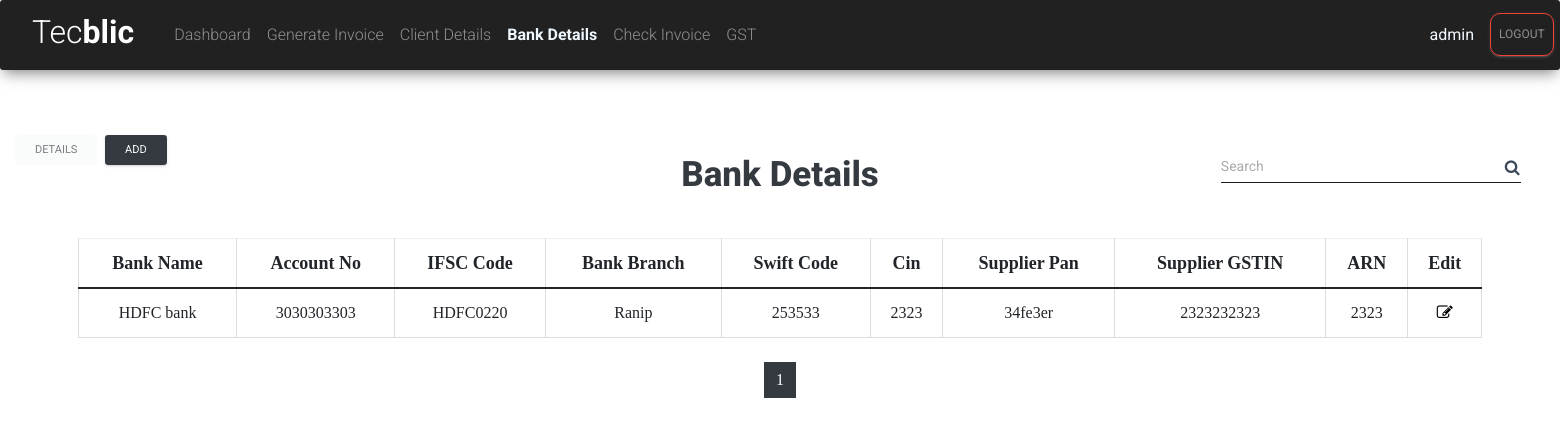
Screenshot of /bank (signed in) with the database file from the repository.
### tecblicapp/models.py (models this page shows, shortened)
class BankDetails(models.Model):
    bank_name=models.CharField(max_length=40,null=True,blank=True)
    account_no=models.CharField(max_length=30,null=True,blank=True)
    ifsc_code=models.CharField(max_length=11,null=True,blank=True)
    bank_branch=models.CharField(max_length=40,null=True,blank=True)
    swift_code=models.CharField(max_length=11,null=True,blank=True)
    cin=models.CharField(max_length=21,null=True,blank=True)
    supplier_pan=models.CharField(max_length=10,null=True,blank=True)
    supplier_gstin=models.CharField(max_length=15,null=True,blank=True)
    arn=models.CharField(max_length=30,null=True,blank=True)

### tecblicapp/views.py (the view)
# urls.py: path('bank',views.bank_detail_view,name='bank-detail'),
@login_required(login_url='login')
def bank_detail_view(request):
    form=bankForm()
    data=BankDetails.objects.all()
    paginator = Paginator(data,2)
    page_number = request.GET.get('page',paginator)
    finaldata =  paginator.get_page(page_number)
    totalpage = finaldata.paginator.num_pages
    return render(request,'tecblicapp/bank_details.html',{'bankdetails':finaldata,'totalpages':[n+1 for n in range(totalpage)]})

### tecblicapp/templates/tecblicapp/bank_details.html (shortened to what this page needs)
<!DOCTYPE html>
<html lang="en">
<head>
    <link href="https://cdn.jsdelivr.net/npm/bootstrap@5.1.3/dist/css/bootstrap.min.css" rel="stylesheet">
    <link rel="stylesheet" href="https://maxcdn.bootstrapcdn.com/font-awesome/latest/css/font-awesome.min.css">
    <link href="/static/assets/css/material-dashboard.css?v=2.1.2" rel="stylesheet" />
    <link href="/static/assets/css/material-dashboard-rtl.css?v=2.1.2" rel="stylesheet" />
</head>
<body>
{% include 'tecblicapp/navbar.html' %}
<form method="GET" class="flex-container" action="/banksearch" style="z-index:2;position:absolute;right:2%;top: 144px" >
  <input class="mt-1 form-control mr-sm-2" style="width:300px;background-image: linear-gradient(to top, rgb(39, 37, 37) 2px, rgba(255, 255, 255, 0) 2px), linear-gradient(to top, #1d1b1b 1px, rgba(255, 255, 255, 0) 1px);color:rgb(39, 37, 37);font-weight: bold;" type="search" style="position: relative;; left: 100px;" name="query" id="query" placeholder="Search" aria-label="Search">
  <i style="position: relative;top: -28px;right: -284px;z-index: 1;" class="fa fa-search" aria-hidden="true"></i>
</form>
        <button id="details" disabled class="btn bg-light text-dark btn-sm"  style="z-index: 3;position: relative;bottom: -20px;left: 0.9%;">Details</button>
        <button  id="addclient"  class="btn bg-dark btn-sm" style="z-index: 3;position: relative;bottom: -20px;left: 1%;">Add</button>
        <div class="col" style="font-family: Georgia, 'Times New Roman', Times, serif;">
          <h4 class="text-center text-dark table-detail" style="font-size: 35px;font-weight: 800">Bank Details</h4>
  <div id="table" style="position: absolute;top: 180%;left:5%;width: 90%;">
          <table class="table  table-bordered table-sm table-detail">
            <thead>
              <tr class="text-center"
              id="heading">
                <th scope="col" style="font-weight:800;font-size: large;">Bank Name</th>
                <th scope="col" style="font-weight:800;font-size: large;">Account No</th>
                <th scope="col" style="font-weight:800;font-size: large;">IFSC Code</th>
                <th scope="col" style="font-weight:800;font-size: large;">Bank Branch</th>
                <th scope="col" style="font-weight:800;font-size: large;">Swift Code</th>
                <th scope="col" style="font-weight:800;font-size: large;">Cin</th>
                <th scope="col" style="font-weight:800;font-size: large;">Supplier Pan</th>
                <th scope="col" style="font-weight:800;font-size: large;">Supplier GSTIN</th>
                <th scope="col" style="font-weight:800;font-size: large;">ARN</th>
                <th scope="col" style="font-weight:800;font-size: large;">Edit</th>
              </tr>
            </thead>
            <tbody id="tbody" class="text-center">
                    {% for bank in bankdetails %}
                    <tr>
                      <td id="name{{bank.id}}">{{ bank.bank_name }}</td>
                      <td id="account_no{{bank.id}}">{{bank.account_no  }}</td>
                      <td id="ifsc{{bank.id}}">{{ bank.ifsc_code  }}</td>
                      <td id="bank_branch{{bank.id}}">{{bank.bank_branch }}</td>
                      <td id="swift_code{{bank.id}}">{{bank.swift_code }}</td>
                      <td id="cin{{bank.id}}">{{bank.cin }}</td>
                      <td id="pan{{bank.id}}">{{bank.supplier_pan }}</td>
                      <td id="gstin{{bank.id}}">{{bank.supplier_gstin }}</td>
                      <td id="arn{{bank.id}}">{{bank.arn }}</td>
                      <td><a  href="edit_b?pk={{bank.id}}" style="border-radius: 20px;color: black;" class=" "><i class="fa fa-edit"></i></i></a></td>
                    </tr>
                    {% endfor %}
                  </tbody>
                </table>
              <nav aria-label="Page navigation example " class="mt-4 table-detail" style="margin: auto;width: 25%;">
                <ul class="pagination" style="justify-content: center;">
                  {% for i in totalpages %}
                  <li class="page-item
                  {% if bankdetails.number == i %}
                  bg-dark
                  {% endif %}" style=""><a class="page-link " style="color:{% if bankdetails.number == i %}white;{% else %}black;{% endif %}" href="/bank?page={{i}}">{{i}}</a></li>
                    {% endfor %}
                  </ul>
                </nav>
                </div>
              </div>
</body>
</html>

### tecblicapp/templates/tecblicapp/navbar.html (shortened to what this page needs)
{% load static %}
<nav class="navbar navbar-expand-lg navbar-dark bg-dark" style="margin-bottom:40px;opacity:1;">
  <div class="collapse navbar-collapse" id="navbarCollapse">
    <div class="navbar-nav">
     <a class="navbar-brand" href="{% url 'home_page' %}">
        <h3 class="mx-3" style="position:relative;bottom:30px;font-size: xx-large;"> Tec<b style="font-weight:bold;">blic</b></h3>
      </a>
      <a class="nav-item nav-link  " id="s2" href=" {% url 'home_page' %}">Dashboard</a>
      <a class="nav-item nav-link " id="s3" href="{% url 'invoice_details' %}">Generate Invoice</a>
      <a class="nav-item nav-link" id="s4" href="{% url 'client-detail' %}">Client Details</a>
      <a class="nav-item nav-link {% block BankDetail %}{% endblock  %}" id="s5" href="{% url 'bank-detail' %}">Bank Details</a>
      <a class="nav-item nav-link {% block CheckInvoice %}{% endblock  %}" id="s6" href="{% url 'check_invoices' %}">Check Invoice</a>
      <a class="nav-item nav-link {% block gst %}{% endblock  %} mr-4"  id="s7" href="{% url 'gst' %}">GST</a>
      <span class="nav-item nav-link" style="font-weight: bolder;position:absolute;right:5%;color: aliceblue;" id="s1"> {{request.user}} </span>
      <a class="nav-item nav-link btn btn-outline-danger" style="border-radius: 10px;position:absolute;right:5px;" href="{% url 'logout' %}">Logout</a>
    </div>
  </div>
</nav>

### tecblicapp/templates/tecblicapp/bank_details.html (style rules this page uses)
body { background-color: white; }
* { box-sizing: border-box; }
#s5 { color: aliceblue; font-weight: bold; }
.form-control, .is-focused .form-control { background-image: linear-gradient(to top, #000000 2px, rgba(156, 39, 176, 0) 2px), linear-gradient(to top, #d2d2d2 1px, rgba(210, 210, 210, 0) 1px); }

### rows the page displays
BankDetails: bank_name "HDFC bank", account_no "3030303303", ifsc_code "HDFC0220", bank_branch "Ranip", swift_code "253533", cin "2323", supplier_pan "34fe3er", supplier_gstin "2323232323", arn "2323"

### other values shown
{{ request.user }} "admin"
{{ i }} "1"
